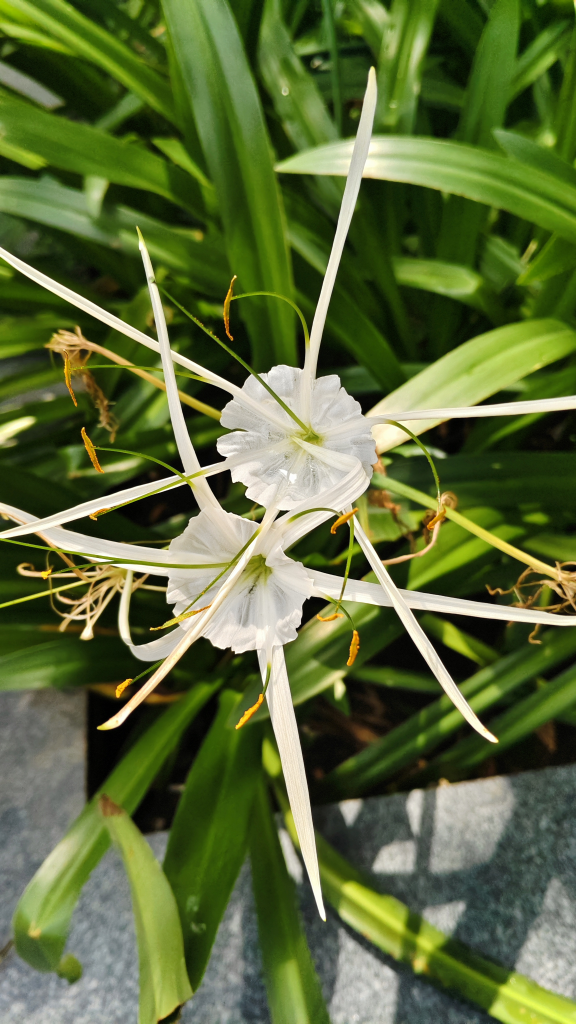
#> input picture image_quality_analyzer/image/img1.jpg, 2304 x 4096 px (shown at 1/4 size)
$ python -i iso_standards.py   (imports and definitions only)   (older library calls are emulated)
#> lines starting #> are read from the running program, lines starting #| are printed output that depends on the picture
"""
ISO Standards Metrics Module
============================

Implements image quality metrics based on international standards:
- ISO 12233: Spatial frequency response
- ISO 15739: Noise measurements
- ISO 14524: Color reproduction
- ISO 20462: Distortion measurements
"""

import cv2
import numpy as np
from typing import Dict, Any, Tuple
from scipy import ndimage, signal
from skimage import filters, feature, measure, restoration
import warnings
# [1 line not run here, left out]


class ISOStandardsMetrics:
    """Implementation of ISO standard image quality metrics"""

    def __init__(self):
        self.gamma = 2.2  # Standard gamma correction

    def calculate_sfr_iso12233(self, img_cv: np.ndarray) -> Dict[str, float]:
        """
        Calculate Spatial Frequency Response (SFR) according to ISO 12233

        Args:
            img_cv: Input image array

        Returns:
            Dictionary containing SFR metrics
        """
        gray = cv2.cvtColor(img_cv, cv2.COLOR_RGB2GRAY)
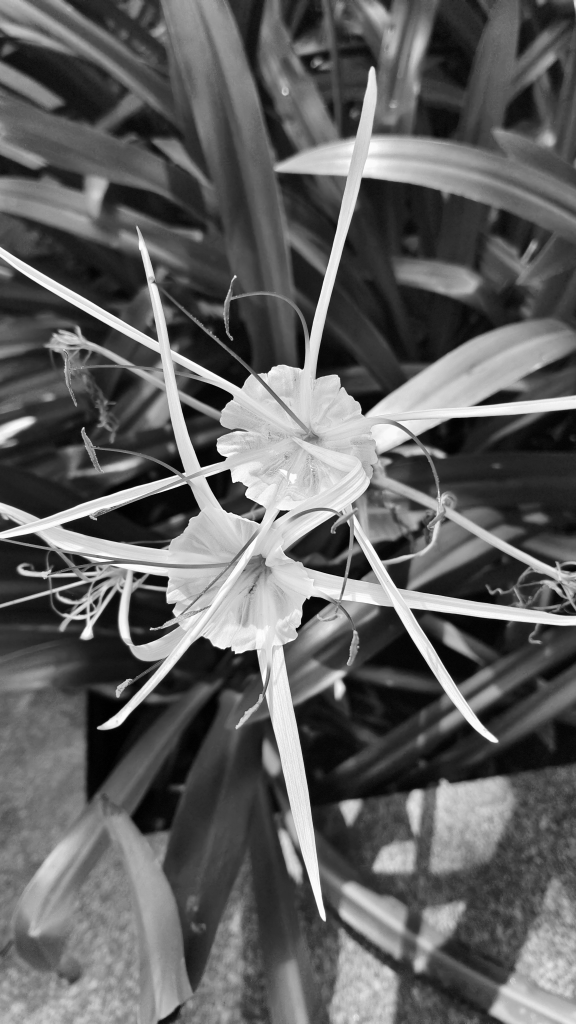
#> gray: shape (4096, 2304) (shown at 1/4 size); min 0, max 255, mean 96.9

        # Calculate MTF50 (Modulation Transfer Function at 50%)
        # Using edge-based method as per ISO 12233

        # Find edges using Canny
        edges = cv2.Canny(gray, 50, 150)
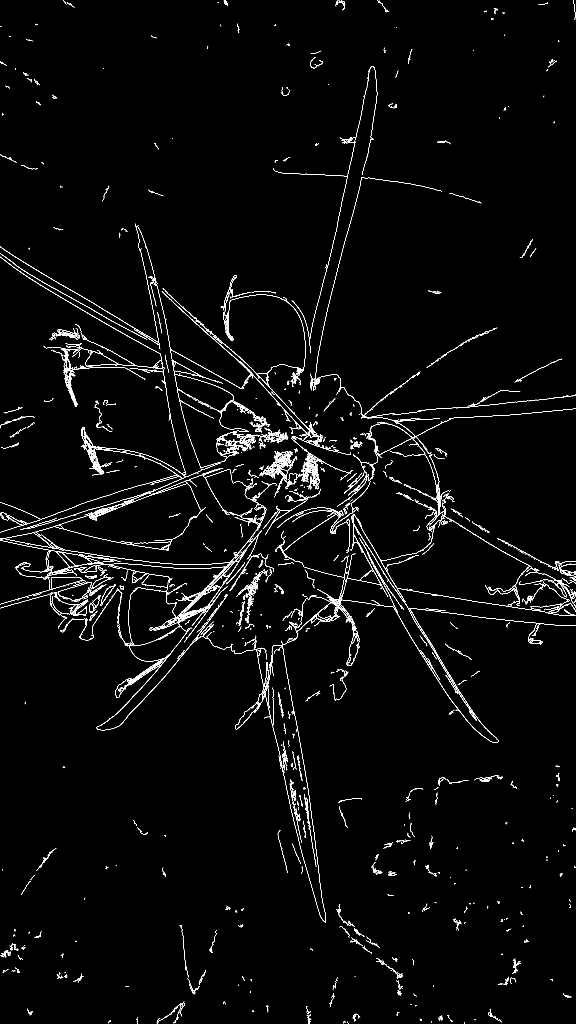
#> edges: shape (4096, 2304) (shown at 1/4 size); 1.4% white in thin lines or dots

        # Calculate edge response
        sobel_x = cv2.Sobel(gray, cv2.CV_64F, 1, 0, ksize=3)
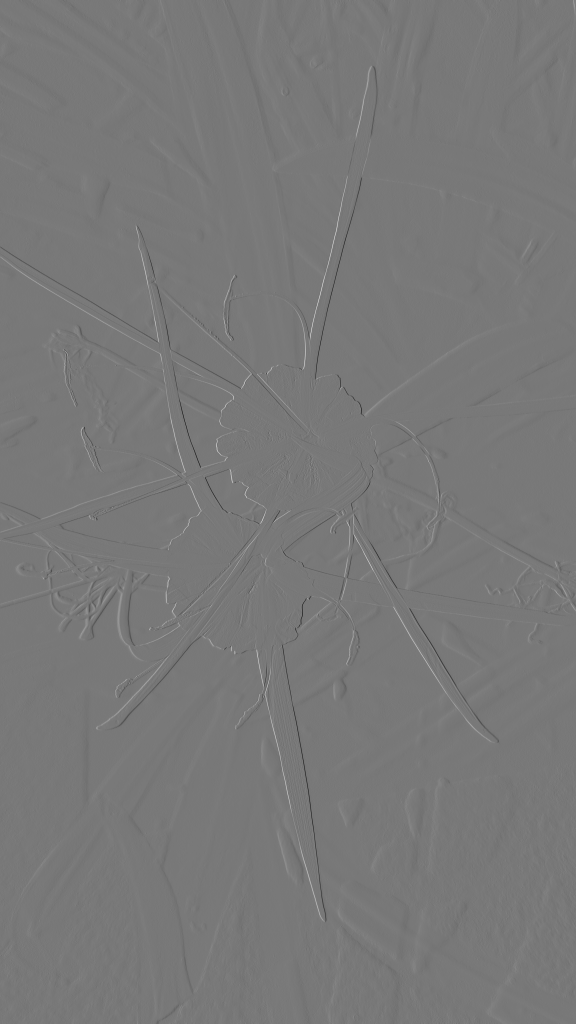
#> sobel_x: shape (4096, 2304) float64 (shown at 1/4 size); min -828, max 919, mean -0.1; drawn with min black and max white
        sobel_y = cv2.Sobel(gray, cv2.CV_64F, 0, 1, ksize=3)

        # Calculate gradient magnitude
        gradient_magnitude = np.sqrt(sobel_x**2 + sobel_y**2)
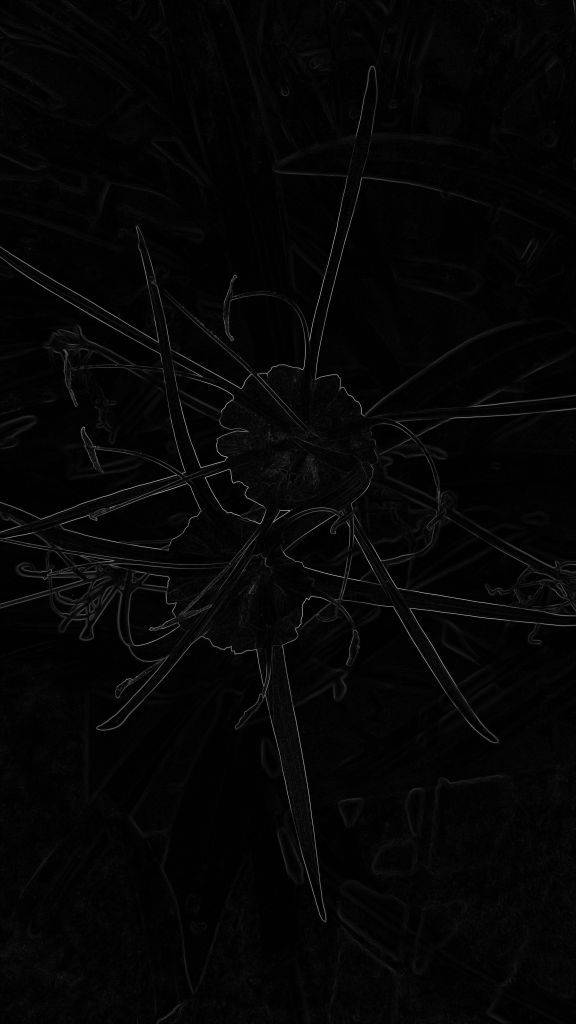
#> gradient_magnitude: shape (4096, 2304) float64 (shown at 1/4 size); min 0, max 985, mean 22.7; drawn with min black and max white

        # Calculate SFR metrics
        sfr_horizontal = np.mean(np.abs(sobel_x))
#> sfr_horizontal = 13.9
        sfr_vertical = np.mean(np.abs(sobel_y))
#> sfr_vertical = 14.79

        # Calculate MTF50 approximation
        mtf50 = self._calculate_mtf50(gray)

        # Calculate acutance (sharpness perception)
        acutance = self._calculate_acutance(gray)

        return {
            'sfr_horizontal': round(sfr_horizontal, 3),
            'sfr_vertical': round(sfr_vertical, 3),
            'mtf50': round(mtf50, 3),
            'acutance': round(acutance, 3),
            'edge_density': round(np.sum(edges) / edges.size, 6)
        }

    def _calculate_mtf50(self, gray: np.ndarray) -> float:
        """Calculate MTF50 using slanted edge method"""
        # Simplified MTF50 calculation
        # In practice, this would use slanted edge analysis

        # Apply Gaussian blur and measure response
        blurred = cv2.GaussianBlur(gray, (5, 5), 1.0)
        response = np.mean(np.abs(gray - blurred))
#> response = 78.92

        # Normalize to approximate MTF50
        mtf50 = response / np.std(gray) if np.std(gray) > 0 else 0
#> mtf50 = 1.2
#> in calculate_sfr_iso12233, `mtf50 = self._calculate_mtf50(gray)`: mtf50 = 1

        return min(mtf50, 1.0)

    def _calculate_acutance(self, gray: np.ndarray) -> float:
        """Calculate acutance (subjective sharpness)"""
        # Laplacian-based acutance calculation
        laplacian = cv2.Laplacian(gray, cv2.CV_64F)
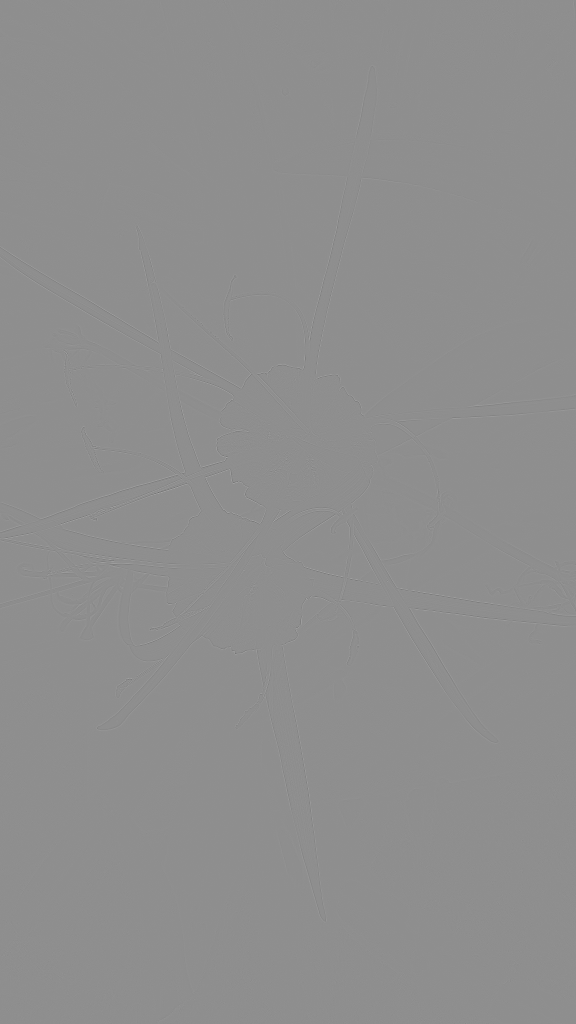
#> laplacian: shape (4096, 2304) float64 (shown at 1/4 size); min -300, max 236, mean 0; drawn with min black and max white
        acutance = np.var(laplacian)
#> acutance = 72.18

        return acutance

    # [393 lines left out: functions calculate_noise_iso15739, _estimate_temporal_noise, _calculate_spatial_noise, _calculate_visual_noise, _calculate_fixed_pattern_noise, calculate_color_reproduction_iso14524 and 10 more, not called in this run]

>>> import cv2
>>> picture = cv2.cvtColor(cv2.imread('../image/img1.jpg'), cv2.COLOR_BGR2RGB)
>>> result = ISOStandardsMetrics().calculate_sfr_iso12233(picture)
#> result = {'sfr_horizontal': 13.9, 'sfr_vertical': 14.79, 'mtf50': 1, 'acutance': 72.18, 'edge_density': 3.45}
